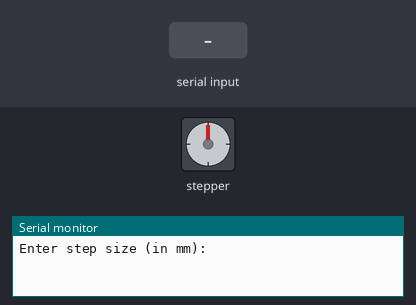
Simulated run of this sketch. Board: Arduino Uno, built with avr-gcc and run on an emulated ATmega328P. Parts: stepper motor, the last lines printed to the serial monitor. The inputs (shaded band) are chosen by the test bench. Stepper angles assume 2048 steps per turn.

Above: at 1.2 s.
1.3 s: "90,45,200\n" received over Serial
At 1.77 s:
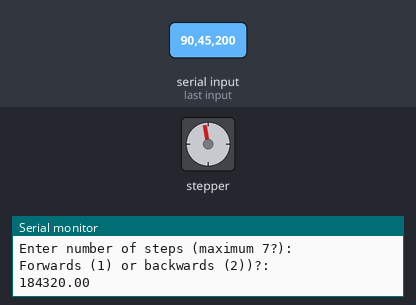
At 2.37 s:
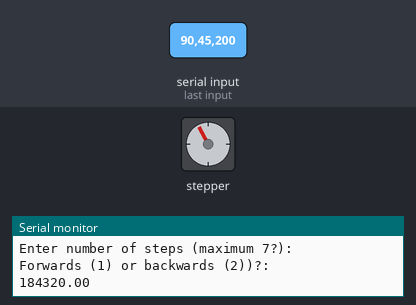
Timing chart, 0 to 19.3 s (numbered marks = the images above; inputs shaded):
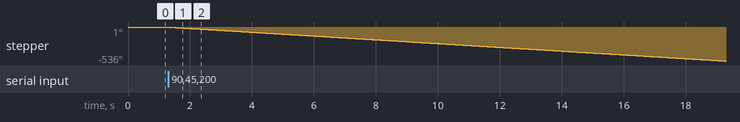

The sketch:

stepper_motor_code.ino
```cpp
#include <Stepper.h>

const int stepsPerRevolution = 2048;  // change this to fit the number of steps per revolution
const int cameraTriggerPin = 12;  // Out of the way

// Create a Stepper object
Stepper myStepper(stepsPerRevolution, 2, 3, 4, 5);  // Forwards Direction
Stepper myStepperBackwards(stepsPerRevolution, 5, 2, 3, 4); // Backwards Direction

void setup() {
  myStepperBackwards.setSpeed(5);
  myStepper.setSpeed(5);
  Serial.begin(9600); // initialize the serial port
  pinMode(cameraTriggerPin, OUTPUT);
}

void loop() {
  float stepSize = 0.0;
  float numSteps = 0.0; // 1 mm per rotation of screw
  float directions = 0.0;

  // Ask the user for the step size and number of steps
   Serial.println("Enter step size (in mm): ");
   while (!Serial.available()) {}  // Wait for user input
   stepSize = Serial.parseFloat(); // Read user input
   while (Serial.available()) Serial.read(); // Clear input buffer

  Serial.println("Enter number of steps (maximum 7?): ");
  while (!Serial.available()) {}  // Wait for user input
  numSteps = Serial.parseFloat(); // Read user input
  while (Serial.available()) Serial.read(); // Clear input buffer

  Serial.println("Forwards (1) or backwards (2))?: ");
  while (!Serial.available()) {}  // Wait for user input
  directions = Serial.parseFloat(); // Read user input
  while (Serial.available()) Serial.read(); // Clear input buffer

  // Move the stepper motor based on user input
  if(directions == 1){ // && numSteps < 7){
  moveMotor(stepSize, numSteps);
  }else{
     moveMotorOtherWay(stepSize, numSteps);
  }

  // Trigger the camera
  triggerCamera();

  delay(1000);
}


void moveMotor(float stepSize, float numSteps) {
  float steps_mm = 2048.0; // this is a cm my bad
  // so a mm would be 25.6 i  think
  // Calculate the number of steps needed for the specified distance
  for(int i = 0; i < numSteps; i++){
    float stepsToMove = stepSize * steps_mm;
    Serial.println(stepsToMove);

  // Rotate the stepper motor
    myStepperBackwards.step(stepsToMove);
    delay(1000);
  }
  Serial.println("it move");
}

void moveMotorOtherWay(float stepSize, float numSteps) {
  float steps_mm = 2048.0; // this is a cm my bad
  // so a mm would be 25.6 i  think
  // Calculate the number of steps needed for the specified distance
  for(int i = 0; i < numSteps; i++){
    float stepsToMove = stepSize * steps_mm;
    Serial.println(stepsToMove);

  // Rotate the stepper motor
    myStepper.step(stepsToMove);
    delay(1000);

      // step one revolution in the other direction:
    Serial.println("counterclockwise");
  }
  Serial.println("it move");
}

void triggerCamera() {
  // Send a 5V electric pulse to trigger the camera
  digitalWrite(cameraTriggerPin, HIGH);
  delay(10);
  digitalWrite(cameraTriggerPin, LOW);


}
```

Measured:
- after the input at 1.3 s, stepper: keeps turning counter-clockwise at about 30°/s, starting at once
